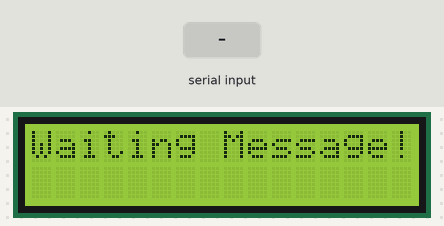
The sketch below on a simulated Arduino Uno, built with avr-gcc and run on an emulated ATmega328P. Shown: 16×2 character LCD. Inputs (shaded band) come from the test bench. What the sketch prints to the serial monitor is not drawn.

Above: at 1.2 s.
1.3 s: "1" received over Serial
At 1.7 s:
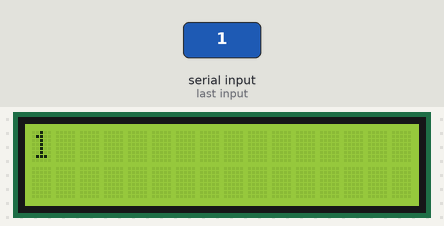
2.9 s: "0" received over Serial
At 4.1 s:
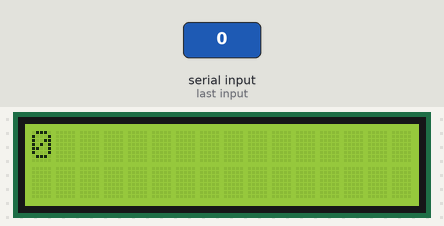
4.5 s: "2" received over Serial
At 5.3 s:
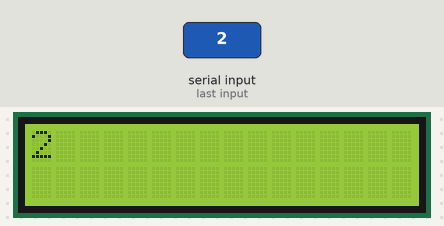
Timing chart, 0 to 7.5 s (numbered marks = the images above; inputs shaded):
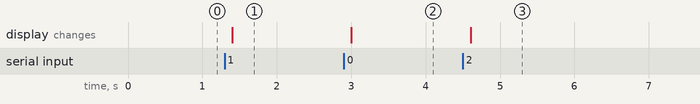

Measured:
- after the input at 1.3 s, the display: changes after 0.10 s (image 1)
- after the input at 2.9 s, the display: changes after 0.10 s (image 2)
- after the input at 4.5 s, the display: changes after 0.10 s (image 3)

The sketch:

ReceiveDisplayTextFromPC.ino
```cpp
// (licence header left out)
#include <LiquidCrystal.h>

LiquidCrystal lcd(12, 11, 5, 4, 3, 2);

String message = "";
char data;

void setup()
{
  lcd.begin(16, 2);
  Serial.begin(9600);
  lcd.clear();
  lcd.print("Waiting Message!");
}

void loop()
{
  if (Serial.available())
  {
    delay(100);
    while (Serial.available() > 0)
    {
      data = Serial.read();
      message += String(data);
    }
    lcd.clear();
    lcd.print(message);
    Serial.println(message);
    message = "";
  }
}
```
